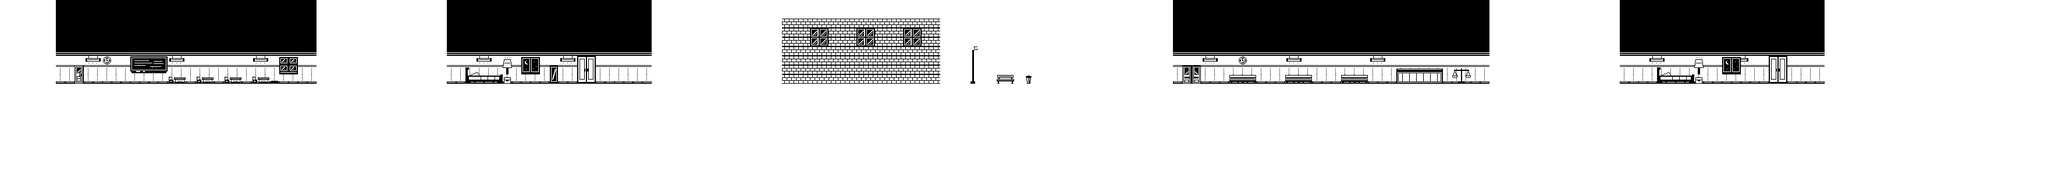

This game map was drawn from its Tiled (.tmx) file and the tilesets committed beside it. A one-line description and the trimmed map source follow:
An orthogonal 220x20 tile map with 16x16 px tiles, 6 tile layers (bg, bg2, gare, sol, ...), 2 tilesets and 1 object (spawn).

<map version="1.10" tiledversion="1.12.0" orientation="orthogonal" renderorder="right-down" width="220" height="20" tilewidth="16" tileheight="16" infinite="0" nextlayerid="11" nextobjectid="13">
 <editorsettings>
  <export target="../../assets/maps/map-5-lycee.json" format="json" />
 </editorsettings>
 <tileset firstgid="1" name="Tileset" tilewidth="16" tileheight="16" tilecount="420" columns="35">
  <image source="../../assets/tilesets/Tileset.png" width="560" height="192" />
 </tileset>
 <tileset firstgid="421" name="Tileset-lycee" tilewidth="16" tileheight="16" tilecount="192" columns="16">
  <image source="../../assets/tilesets/Tileset-lycee.png" width="256" height="192" />
 </tileset>
 <layer id="7" name="bg" width="220" height="20">
  <data>[4400 cells, 4400 non-empty, 6 distinct tile ids]</data>
 </layer>
 <layer id="10" name="bg2" width="220" height="20">
  <data>[4400 cells, 134 non-empty, 75 distinct tile ids]</data>
 </layer>
 <layer id="6" name="gare" width="220" height="20">
  <data>[4400 cells, 0 non-empty, 0 distinct tile ids]</data>
 </layer>
 <layer id="3" name="sol" width="220" height="20">
  <data>[4400 cells, 2420 non-empty, 1 distinct tile ids]</data>
 </layer>
 <objectgroup id="5" name="Calque d'Objets 1">
  <object id="1" name="spawn" x="60" y="112">
   <point />
  </object>
 </objectgroup>
 <layer id="1" name="tunnel" width="220" height="20">
  <data>[4400 cells, 0 non-empty, 0 distinct tile ids]</data>
 </layer>
 <layer id="4" name="devant" width="220" height="20">
  <data>[4400 cells, 0 non-empty, 0 distinct tile ids]</data>
 </layer>
</map>
